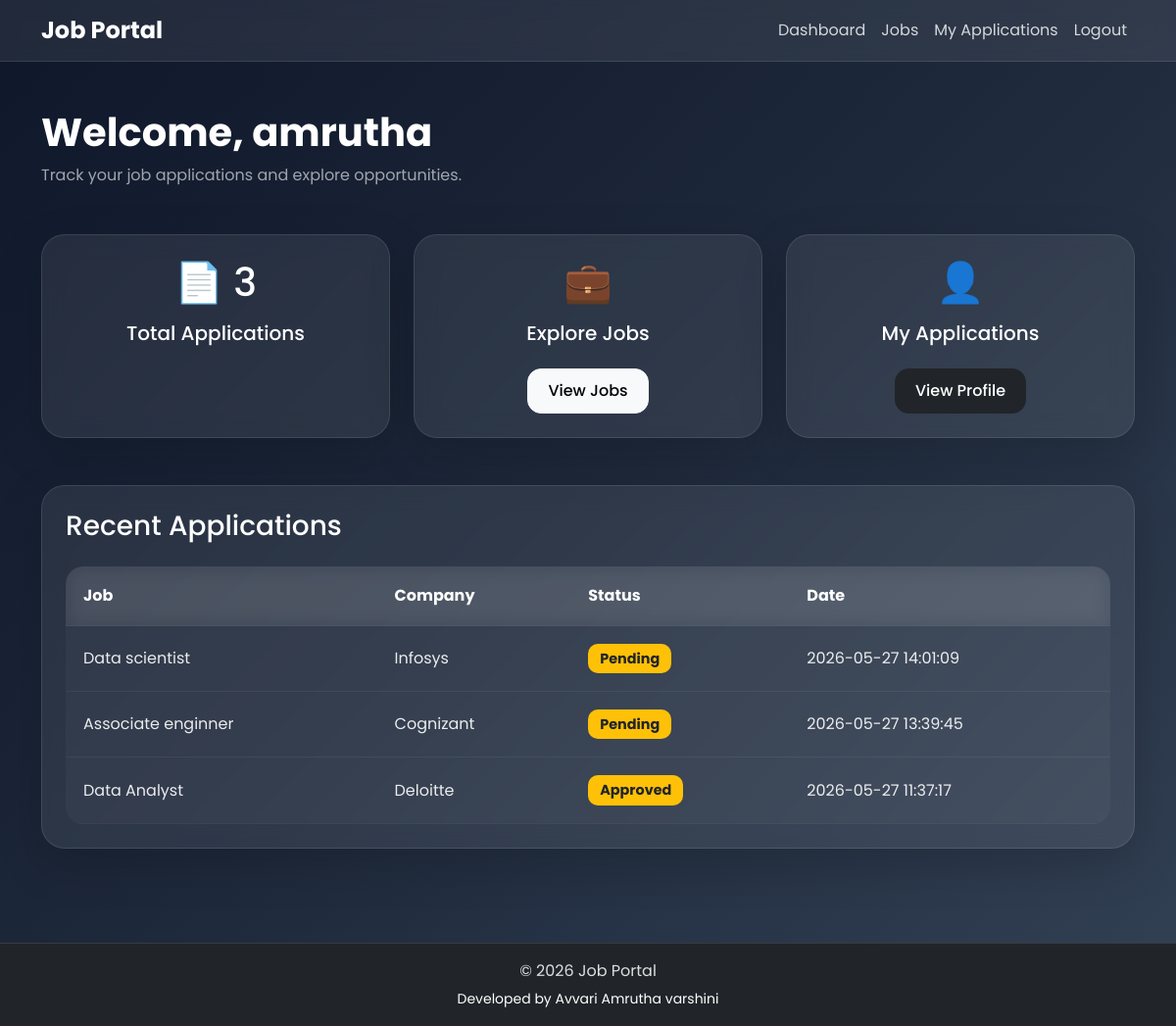
The app's page /dashboard.php (signed in) with its own data.
### tables this page shows
CREATE TABLE `applications` (
  `id` int NOT NULL AUTO_INCREMENT,
  `user_id` int DEFAULT NULL,
  `job_id` int DEFAULT NULL,
  `resume` varchar(255) DEFAULT NULL,
  `status` varchar(50) DEFAULT 'Pending',
  `created_at` timestamp NULL DEFAULT CURRENT_TIMESTAMP,
  PRIMARY KEY (`id`)
);

CREATE TABLE `jobs` (
  `id` int NOT NULL AUTO_INCREMENT,
  `title` varchar(255) DEFAULT NULL,
  `company` varchar(255) DEFAULT NULL,
  `location` varchar(255) DEFAULT NULL,
  `salary` varchar(100) DEFAULT NULL,
  `description` text,
  `created_at` timestamp NULL DEFAULT CURRENT_TIMESTAMP,
  PRIMARY KEY (`id`)
);

### dashboard.php (the view, shortened to what this page needs)
<?php
include 'config/db.php';
$user_id = $_SESSION['user_id'];
$appCount = mysqli_num_rows(
    mysqli_query(
        $conn,
        "SELECT * FROM applications
         WHERE user_id='$user_id'"
    )
);
$sql = "SELECT jobs.title,
        jobs.company,
        applications.status,
        applications.created_at
        FROM applications
        JOIN jobs
        ON applications.job_id = jobs.id
        WHERE applications.user_id='$user_id'
        ORDER BY applications.id DESC
        LIMIT 5";
$result = mysqli_query($conn, $sql);
?>
<!DOCTYPE html>
<html lang="en">
<head>
    <link href="https://cdn.jsdelivr.net/npm/bootstrap@5.3.3/dist/css/bootstrap.min.css"
          rel="stylesheet">
    <link rel="stylesheet"
          href="assets/css/style.css">
</head>
<body class="bg-light">
<?php include 'includes/navbar.php'; ?>
<main>
<div class="container py-5">
    <div class="mb-5">
        <h1 class="fw-bold">
            Welcome,
            <?php echo $_SESSION['user_name']; ?>
        </h1>
        <p class="text-muted">
            Track your job applications and explore opportunities.
        </p>
    </div>
    <div class="row g-4">
        <div class="col-md-4 d-flex">
            <div class="card bg-primary text-white shadow-lg border-0 rounded-4 w-100">
                <div class="card-body text-center p-4">
                    <h1>
                        📄 <?php echo $appCount; ?>
                    </h1>
                    <h5 class="mt-3">
                        Total Applications
                    </h5>
                </div>
            </div>
        </div>
        <div class="col-md-4 d-flex">
            <div class="card bg-success text-white shadow-lg border-0 rounded-4 w-100">
                <div class="card-body text-center p-4">
                    <h1>
                        💼
                    </h1>
                    <h5 class="mt-3">
                        Explore Jobs
                    </h5>
                    <a href="jobs.php"
                       class="btn btn-light mt-3">
                        View Jobs
                    </a>
                </div>
            </div>
        </div>
        <div class="col-md-4 d-flex">
            <div class="card bg-warning text-dark shadow-lg border-0 rounded-4 w-100">
                <div class="card-body text-center p-4">
                    <h1>
                        👤
                    </h1>
                    <h5 class="mt-3">
                        My Applications
                    </h5>
                    <a href="profile.php"
                       class="btn btn-dark mt-3">
                        View Profile
                    </a>
                </div>
            </div>
        </div>
    </div>
    <div class="card shadow-lg border-0 rounded-4 mt-5">
        <div class="card-body p-4">
            <h3 class="mb-4">
                Recent Applications
            </h3>
            <?php if(mysqli_num_rows($result) > 0) { ?>
                <div class="table-responsive">
                    <table class="table table-hover align-middle">
                        <thead>
                            <tr>
                                <th>Job</th>
                                <th>Company</th>
                                <th>Status</th>
                                <th>Date</th>
                            </tr>
                        </thead>
                        <tbody>
                        <?php while($row = mysqli_fetch_assoc($result)) { ?>
                            <tr>
                                <td>
                                    <?php echo $row['title']; ?>
                                </td>
                                <td>
                                    <?php echo $row['company']; ?>
                                </td>
                                <td>
                                    <span class="badge bg-warning text-dark">
                                        <?php echo $row['status']; ?>
                                    </span>
                                </td>
                                <td>
                                    <?php echo $row['created_at']; ?>
                                </td>
                            </tr>
                        <?php } ?>
                        </tbody>
                    </table>
                </div>
            <?php } else { ?>
                <div class="alert alert-info">
                    You have not applied for any jobs yet.
                </div>
            <?php } ?>
        </div>
    </div>
</div>
</main>
<?php include 'includes/footer.php'; ?>
</body>
</html>

### assets/css/style.css (style rules this page uses)
* { margin: 0; padding: 0; box-sizing: border-box; font-family: 'Poppins', sans-serif; }
html, body { height: 100%; }
body { min-height: 100vh; display: flex; flex-direction: column; background: linear-gradient( 135deg, #0f172a, #1e293b, #334155 ); color: white; }
main { flex: 1; }
.card { background: rgba(255,255,255,0.08) !important; border: 1px solid rgba(255,255,255,0.1) !important; backdrop-filter: blur(12px); border-radius: 24px !important; box-shadow: 0 8px 32px rgba(0,0,0,0.3); transition: 0.3s ease; }
h1, h2, h3, h4, h5, h6 { color: white; }
p, label, td, th { color: rgba(255,255,255,0.85); }
.text-muted { color: rgba(255,255,255,0.6) !important; }
.btn { border-radius: 14px; padding: 10px 20px; font-weight: 500; transition: 0.3s; }
.table-responsive { border-radius: 18px; overflow: hidden; }
.table { margin-bottom: 0; background: transparent !important; }
.table thead { background: rgba(255,255,255,0.08); backdrop-filter: blur(10px); }
.table thead th { color: white !important; border-color: rgba(255,255,255,0.08) !important; padding: 18px; background: transparent !important; }
.table tbody tr { background: rgba(255,255,255,0.03) !important; transition: 0.3s; }
.table tbody td { color: rgba(255,255,255,0.9) !important; border-color: rgba(255,255,255,0.06) !important; padding: 18px; background: transparent !important; }
.badge { padding: 8px 12px; border-radius: 10px; font-size: 0.9rem; }
a { text-decoration: none; }
html { scroll-behavior: smooth; }

### records on screen
applications: job.title "Data scientist", job.company "Infosys", status "Pending", created_at "2026-05-27 14:01:09"
applications: job.title "Associate enginner", job.company "Cognizant", status "Pending", created_at "2026-05-27 13:39:45"
applications: job.title "Data Analyst", job.company "Deloitte", status "Approved", created_at "2026-05-27 11:37:17"

### other values on screen
$_SESSION['user_name'] "amrutha"
$appCount "3"
